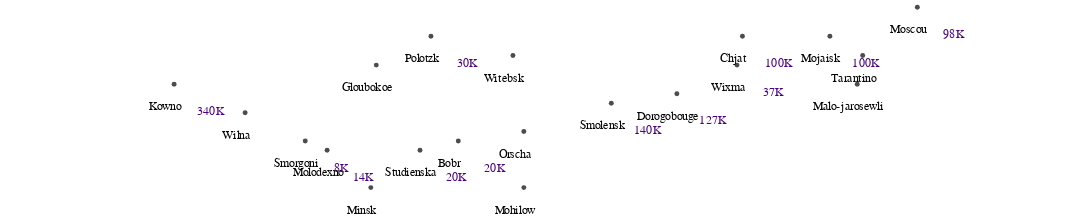

The code cell stored with this chart in its notebook:
### Code cell
Final_Cities

### Figure 1 — Vega-Lite specification as saved in the notebook (floating-point values rounded to 4 significant figures)
{"config": {"view": {"continuousWidth": 400, "continuousHeight": 300}}, "layer": [{"mark": {"type": "text", "dx": -10, "dy": 25, "font": "Monospace", "fontSize": 13}, "encoding": {"latitude": {"field": "LATC", "type": "quantitative"}, "longitude": {"field": "LONC", "type": "quantitative"}, "text": {"field": "CITY", "type": "nominal"}}, "projection": {"type": "mercator"}}, {"mark": {"type": "circle", "color": "black", "dx": 0}, "encoding": {"latitude": {"field": "LATC", "type": "quantitative"}, "longitude": {"field": "LONC", "type": "quantitative"}, "text": {"field": "CITY", "type": "nominal"}}, "projection": {"type": "mercator"}}, {"data": {"name": "data-352d1df0e690b1e3ab41e67da5abd809"}, "mark": {"type": "text", "color": "indigo", "dx": 40, "dy": 30, "font": "Monospace", "fontSize": 13}, "encoding": {"latitude": {"field": "LATT", "type": "quantitative"}, "longitude": {"field": "LONT", "type": "quantitative"}, "text": {"field": "K", "type": "nominal"}}, "projection": {"type": "mercator"}}], "data": {"name": "data-09a84a2cca3e202a740f0b269ef96a7e"}, "height": 200, "width": 1200, "$schema": "https://vega.github.io/schema/vega-lite/v4.17.0.json", "datasets": {"data-09a84a2cca3e202a740f0b269ef96a7e": [{"LONC": 24.0, "LATC": 55.0, "CITY": "Kowno"}, {"LONC": 25.3, "LATC": 54.7, "CITY": "Wilna"}, {"LONC": 26.4, "LATC": 54.4, "CITY": "Smorgoni"}, {"LONC": 26.8, "LATC": 54.3, "CITY": "Molodexno"}, {"LONC": 27.7, "LATC": 55.2, "CITY": "Gloubokoe"}, {"LONC": 27.6, "LATC": 53.9, "CITY": "Minsk"}, {"LONC": 28.5, "LATC": 54.3, "CITY": "Studienska"}, {"LONC": 28.7, "LATC": 55.5, "CITY": "Polotzk"}, {"LONC": 29.2, "LATC": 54.4, "CITY": "Bobr"}, {"LONC": 30.2, "LATC": 55.3, "CITY": "Witebsk"}, {"LONC": 30.4, "LATC": 54.5, "CITY": "Orscha"}, {"LONC": 30.4, "LATC": 53.9, "CITY": "Mohilow"}, {"LONC": 32.0, "LATC": 54.8, "CITY": "Smolensk"}, {"LONC": 33.2, "LATC": 54.9, "CITY": "Dorogobouge"}, {"LONC": 34.3, "LATC": 55.2, "CITY": "Wixma"}, {"LONC": 34.4, "LATC": 55.5, "CITY": "Chjat"}, {"LONC": 36.0, "LATC": 55.5, "CITY": "Mojaisk"}, {"LONC": 37.6, "LATC": 55.8, "CITY": "Moscou"}, {"LONC": 36.6, "LATC": 55.3, "CITY": "Tarantino"}, {"LONC": 36.5, "LATC": 55.0, "CITY": "Malo-jarosewli"}], "data-352d1df0e690b1e3ab41e67da5abd809": [{"LONT": 24.0, "LATT": 55.0, "K": "340K"}, {"LONT": 32.0, "LATT": 54.8, "K": "140K"}, {"LONT": 33.2, "LATT": 54.9, "K": "127K"}, {"LONT": 34.4, "LATT": 55.5, "K": "100K"}, {"LONT": 36.0, "LATT": 55.5, "K": "100K"}, {"LONT": 37.6, "LATT": 55.8, "K": "98K"}, {"LONT": 34.3, "LATT": 55.2, "K": "37K"}, {"LONT": 29.2, "LATT": 54.4, "K": "20K"}, {"LONT": 28.5, "LATT": 54.3, "K": "20K"}, {"LONT": 28.7, "LATT": 55.5, "K": "30K"}, {"LONT": 26.8, "LATT": 54.3, "K": "14K"}, {"LONT": 26.4, "LATT": 54.4, "K": "8K"}]}}
